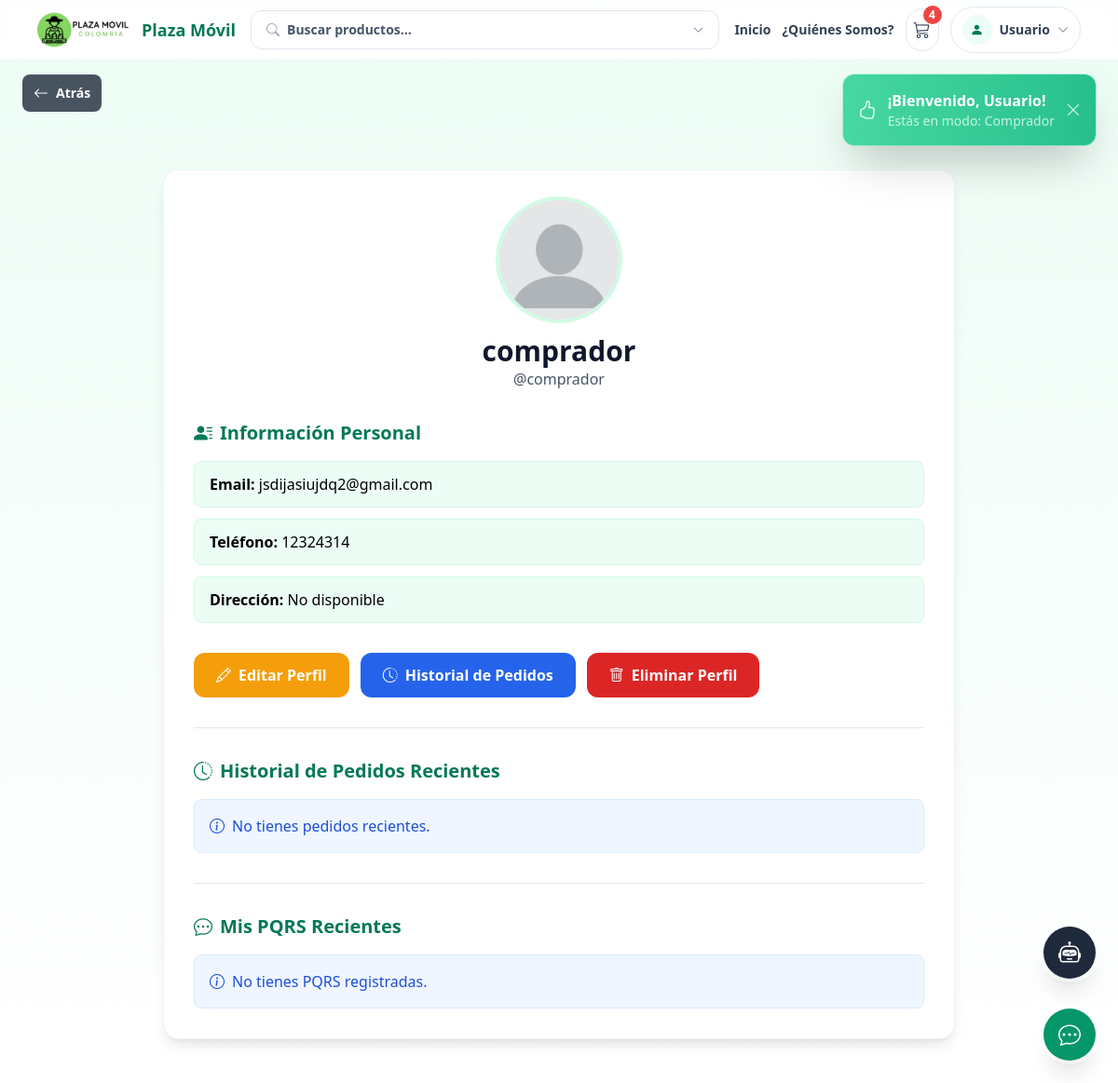
Page /view/perfil.php (signed in) on the committed database.
### tables this page shows
CREATE TABLE `carrito` (
  `id_carrito` int(11) NOT NULL,
  `id_usuario` int(10) DEFAULT NULL,
  `fecha_creacion` date DEFAULT NULL
);

CREATE TABLE `usuarios` (
  `id_usuario` int(11) NOT NULL,
  `nombre_completo` varchar(50) DEFAULT NULL,
  `email` varchar(50) DEFAULT NULL,
  `telefono` varchar(20) DEFAULT NULL,
  `id_rol` int(2) DEFAULT NULL,
  `numero_documento` varchar(50) DEFAULT NULL,
  `username` varchar(50) DEFAULT NULL,
  `password` varchar(255) DEFAULT NULL,
  `tipo_documento` varchar(50) DEFAULT NULL,
  `fecha_nacimiento` varchar(50) DEFAULT NULL,
  `Foto` varchar(250) DEFAULT NULL
);

### config/app.php (called while the page is built, shortened)
<?php
if (!function_exists('base_url')) {
    function base_url(string $path = ''): string
    {
        $path = ltrim($path, '/');
        return $path === '' ? BASE_URL : BASE_URL . '/' . $path;
    }
}

### model/carrito_model.php (called while the page is built, shortened)
<?php
require_once __DIR__ . '/../config/app.php';
class CarritoModel {
    private $pdo;
    public function __construct($pdo) {
        $this->pdo = $pdo;
    }
    public function obtenerCarritoPorUsuario($id_usuario) {
        $stmt = $this->pdo->prepare("SELECT id_usuario FROM usuarios WHERE id_usuario = ?");
        $stmt->execute([$id_usuario]);
        $usuario = $stmt->fetch(PDO::FETCH_ASSOC);
        $stmt = $this->pdo->prepare("SELECT * FROM carrito WHERE id_usuario = ?");
        $stmt->execute([$id_usuario]);
        $carrito = $stmt->fetch(PDO::FETCH_ASSOC);
        return $carrito;
    }
}

### model/detalle_carrito_model.php (called while the page is built, shortened)
<?php
class DetalleCarritoModel {
    private $pdo;
    public function __construct($pdo) {
        $this->pdo = $pdo;
    }
    public function contarProductosUnicos($id_carrito) {
        $sql = "SELECT COUNT(*) as total FROM carrito_detalle WHERE id_carrito = ?";
        $stmt = $this->pdo->prepare($sql);
        $stmt->execute([$id_carrito]);
        $row = $stmt->fetch(PDO::FETCH_ASSOC);
        return $row ? intval($row['total']) : 0;
    }
}

### view/perfil.php (the view, shortened to what this page needs)
<?php
require_once __DIR__ . '/../config/app.php';
require_once '../config/database.php';
$user_id_usuario = $_SESSION['user_id_usuario'];
$stmt = $pdo->prepare('SELECT * FROM usuarios WHERE id_usuario = ?');
$stmt->execute([$user_id_usuario]);
$user = $stmt->fetch(PDO::FETCH_ASSOC);
?>
<!DOCTYPE html>
<html lang="es">
<head>
    <script src="https://cdn.tailwindcss.com"></script>
    <link rel="stylesheet" href="https://cdn.jsdelivr.net/npm/bootstrap-icons@1.11.3/font/bootstrap-icons.min.css">
    <link rel="stylesheet" href="<?= base_url() ?>/css/styles.css">
</head>
<body class="bg-gradient-to-b from-emerald-50 to-white min-h-screen">
    <?php include '../navbar.php'; ?>
    <div style="height:70px"></div>
    <div class="mx-auto max-w-4xl px-6 py-12">
        <div class="rounded-2xl bg-white shadow-lg ring-1 ring-slate-100 p-8">
            <div class="text-center mb-8">
                <img src="<?php echo !empty($user['Foto']) ? '../img/' . htmlspecialchars($user['Foto']) : '../img/default_profile.png'; ?>"
                    alt="Foto de perfil" class="h-32 w-32 rounded-full object-cover mx-auto mb-4 ring-4 ring-emerald-100">
                <h1 class="text-3xl font-bold text-slate-900"><?php echo htmlspecialchars($user['nombre_completo']); ?></h1>
                <p class="text-slate-600">@<?php echo htmlspecialchars($user['username']); ?></p>
            </div>
            <div class="mt-8">
                <h2 class="text-xl font-bold text-emerald-700 mb-4"><i class="bi bi-person-lines-fill me-2"></i>Información Personal</h2>
                <div class="space-y-3">
                    <div class="rounded-lg bg-emerald-50 px-4 py-3 border border-emerald-100">
                        <strong>Email:</strong> <?php echo htmlspecialchars($user['email']); ?>
                    </div>
                    <div class="rounded-lg bg-emerald-50 px-4 py-3 border border-emerald-100">
                        <strong>Teléfono:</strong> <?php echo htmlspecialchars($user['telefono'] ?? 'No disponible'); ?>
                    </div>
                    <div class="rounded-lg bg-emerald-50 px-4 py-3 border border-emerald-100">
                        <strong>Dirección:</strong> <?php echo htmlspecialchars($user['direccion'] ?? 'No disponible'); ?>
                    </div>
                </div>
            </div>
            <div class="mt-8 flex flex-wrap gap-3">
                <button class="rounded-xl bg-amber-500 hover:bg-amber-600 text-white font-semibold px-6 py-3 transition" data-bs-toggle="modal" data-bs-target="#modalEditarPerfil">
                    <i class="bi bi-pencil me-2"></i>Editar Perfil
                </button>
                <a href="historialpedidos.php" class="rounded-xl bg-blue-600 hover:bg-blue-700 text-white font-semibold px-6 py-3 transition inline-block">
                    <i class="bi bi-clock-history me-2"></i>Historial de Pedidos
                </a>
                <button class="rounded-xl bg-red-600 hover:bg-red-700 text-white font-semibold px-6 py-3 transition" data-bs-toggle="modal" data-bs-target="#modalEliminarPerfil">
                    <i class="bi bi-trash me-2"></i>Eliminar Perfil
                </button>
            </div>
            <hr class="my-8 border-slate-200">
            <div class="mt-8">
                <h2 class="text-xl font-bold text-emerald-700 mb-4"><i class="bi bi-clock-history me-2"></i>Historial de Pedidos Recientes</h2>
                <?php
                $stmtPedidos = $pdo->prepare("SELECT id_pedido, fecha, estado FROM pedidos WHERE id_usuario = ? ORDER BY fecha DESC LIMIT 5");
                $stmtPedidos->execute([$user_id_usuario]);
                $pedidos = $stmtPedidos->fetchAll(PDO::FETCH_ASSOC);
                if ($pedidos && count($pedidos) > 0) {
                    foreach ($pedidos as $pedido) {
                        ?>
                        <div class="rounded-lg bg-emerald-50 border border-emerald-100 p-4 mb-3">
                            <div class="flex justify-between items-center">
                                <div>
                                    <strong>Pedido #<?php echo htmlspecialchars($pedido['id_pedido']); ?></strong>
                                    <span class="text-sm text-slate-600 ms-3">Fecha: <?php echo htmlspecialchars($pedido['fecha']); ?></span>
                                </div>
                                <span class="inline-block px-3 py-1 rounded-full text-sm font-semibold bg-emerald-200 text-emerald-800">
                                    <?php echo htmlspecialchars($pedido['estado']); ?>
                                </span>
                            </div>
                        </div>
                        <?php
                    }
                } else {
                    echo '<div class="rounded-lg bg-blue-50 border border-blue-100 p-4 text-blue-700"><i class="bi bi-info-circle me-2"></i>No tienes pedidos recientes.</div>';
                }
                ?>
            </div>
            <hr class="my-8 border-slate-200">
            <div class="mt-8">
                <h2 class="text-xl font-bold text-emerald-700 mb-4"><i class="bi bi-chat-dots me-2"></i>Mis PQRS Recientes</h2>
                <?php
                $stmtPQRS = $pdo->prepare("SELECT asunto, estado, fecha, respuesta FROM pqrs WHERE id_usuario = ? ORDER BY fecha DESC LIMIT 5");
                $stmtPQRS->execute([$user_id_usuario]);
                $pqrs = $stmtPQRS->fetchAll(PDO::FETCH_ASSOC);
                if ($pqrs && count($pqrs) > 0) {
                    foreach ($pqrs as $pq) {
                        ?>
                        <div class="rounded-lg bg-yellow-50 border border-yellow-100 p-4 mb-3">
                            <div class="flex justify-between items-start">
                                <div>
                                    <strong><?php echo htmlspecialchars($pq['asunto']); ?></strong>
                                    <p class="text-sm text-slate-600 mt-1">Fecha: <?php echo htmlspecialchars($pq['fecha']); ?></p>
                                    <?php if (!empty($pq['respuesta'])): ?>
                                        <p class="text-sm mt-2 text-green-700"><i class="bi bi-check-circle me-1"></i>Respuesta recibida</p>
                                    <?php else: ?>
                                        <p class="text-sm mt-2 text-yellow-700"><i class="bi bi-hourglass-split me-1"></i>Pendiente de respuesta</p>
                                    <?php endif; ?>
                                </div>
                                <span class="inline-block px-3 py-1 rounded-full text-sm font-semibold bg-yellow-200 text-yellow-800">
                                    <?php echo htmlspecialchars($pq['estado']); ?>
                                </span>
                            </div>
                        </div>
                        <?php
                    }
                } else {
                    echo '<div class="rounded-lg bg-blue-50 border border-blue-100 p-4 text-blue-700"><i class="bi bi-info-circle me-2"></i>No tienes PQRS registradas.</div>';
                }
                ?>
            </div>
        </div>
    </div>
</body>
</html>

### navbar.php (shortened to what this page needs)
<?php
require_once __DIR__ . '/config/database.php';
$totalProductos = 0;
if (isset($pdo) && ($pdo instanceof PDO)) {
    require_once __DIR__ . '/model/carrito_model.php';
    require_once __DIR__ . '/model/detalle_carrito_model.php';
    $carritoModel = new CarritoModel($pdo);
    $detalleModel = new DetalleCarritoModel($pdo);
    if (isset($_SESSION['user_id_usuario'])) {
        $id_usuario = $_SESSION['user_id_usuario'];
        $carrito = $carritoModel->obtenerCarritoPorUsuario($id_usuario);
        if ($carrito) {
            $totalProductos = $detalleModel->contarProductosUnicos($carrito['id_carrito']);
        }
    }
} else {
    error_log('navbar.php: sin conexión a BD, se omiten consultas de carrito y categorías.');
    $totalProductos = 0;
}
$busqueda = $_GET['busqueda'] ?? '';
$categoria_filtro = $_GET['categoria_filtro'] ?? '';
$precio_min = $_GET['precio_min'] ?? '';
$precio_max = $_GET['precio_max'] ?? '';
$navbarUserName = 'Invitado';
$navbarUserRole = 'Visitante';
if (isset($_SESSION['nombre'])) {
    $navbarUserName = $_SESSION['nombre'];
} elseif (isset($_SESSION['user_id_usuario'])) {
    $navbarUserName = 'Usuario';
}
if (isset($_SESSION['user_id_rol'])) {
    $roleMap = [1 => 'Administrador', 2 => 'Comprador', 3 => 'Agricultor'];
    $navbarUserRole = $roleMap[$_SESSION['user_id_rol']] ?? 'Usuario';
}
?>
<link rel="stylesheet" href="https://cdn.jsdelivr.net/npm/bootstrap-icons@1.11.3/font/bootstrap-icons.min.css">
<?php if (isset($_SESSION['user_id_usuario']) && !isset($_SESSION['bienvenida_mostrada'])): ?>
    <div id="toastBienvenida" class="fixed top-20 right-6 z-50 animate-slideIn bg-gradient-to-r from-emerald-400/90 to-emerald-500/90 text-white rounded-xl shadow-2xl ring-1 ring-emerald-300/40 p-4 flex items-center gap-3 max-w-sm backdrop-blur-sm">
        <i class="bi bi-hand-thumbs-up text-xl flex-shrink-0"></i>
        <div class="flex-1">
            <p class="font-semibold">¡Bienvenido, <?= htmlspecialchars($navbarUserName); ?>!</p>
            <p class="text-sm text-emerald-50/80">Estás en modo: <?= htmlspecialchars($navbarUserRole); ?></p>
        </div>
        <button onclick="document.getElementById('toastBienvenida').classList.add('animate-slideOut')" class="text-emerald-50 hover:text-white">
            <i class="bi bi-x-lg"></i>
        </button>
    </div>
<?php endif; ?>
<nav class="sticky top-0 z-50 border-b border-slate-100 bg-white/90 backdrop-blur">
    <div class="mx-auto flex h-16 max-w-6xl items-center gap-4 px-4">
        <div class="flex items-center gap-3">
            <a class="flex items-center gap-3" href="<?= base_url() ?>/index.php">
                <img src="<?= base_url()?>/img/logohorizontal.png" alt="Logo" class="h-10 w-auto">
                <span class="hidden text-lg font-bold text-emerald-700 sm:inline">Plaza Móvil</span>
            </a>
        </div>
        <div class="hidden flex-1 lg:block">
            <details class="relative">
                <summary class="flex cursor-pointer items-center gap-2 rounded-xl border border-slate-200 bg-white px-4 py-2.5 text-sm font-semibold text-slate-700 transition hover:border-emerald-300 hover:bg-slate-50">
                    <i class="bi bi-search text-slate-400"></i>
                    <span class="text-slate-600">
                        <?php
                        if ($busqueda || $categoria_filtro || $precio_min || $precio_max) {
                            echo 'Filtros activos (' . (int)(!empty($busqueda)) + (int)(!empty($categoria_filtro)) + (int)(!empty($precio_min)) + (int)(!empty($precio_max)) . ')';
                        } else {
                            echo 'Buscar productos...';
                        }
                        ?>
                    </span>
                    <i class="bi bi-chevron-down ml-auto text-xs text-slate-500"></i>
                </summary>
            </details>
        </div>
        <div class="ml-auto hidden items-center gap-3 lg:flex">
            <a class="text-sm font-semibold text-slate-700 transition hover:text-emerald-600" href="<?= base_url() ?>/index.php">Inicio</a>
            <a class="text-sm font-semibold text-slate-700 transition hover:text-emerald-600" href="<?= base_url() ?>/view/quienes_somos.php">¿Quiénes Somos?</a>
            <a class="relative inline-flex items-center justify-center rounded-full border border-slate-200 bg-white p-2 text-slate-700 transition hover:border-emerald-300 hover:text-emerald-700" href="<?= base_url() ?>/view/carritoview.php">
                <i class="bi bi-cart3 text-lg"></i>
                <?php if ($totalProductos > 0): ?>
                    <span class="absolute -right-1 -top-1 inline-flex h-5 min-w-[20px] items-center justify-center rounded-full bg-red-500 px-1 text-xs font-semibold text-white"><?php echo $totalProductos; ?></span>
                <?php endif; ?>
            </a>
            <details class="relative">
                <summary class="flex cursor-pointer items-center gap-2 rounded-full border border-slate-200 bg-white px-3 py-2 text-sm font-semibold text-slate-700 transition hover:border-emerald-300 hover:text-emerald-700">
                    <span class="inline-flex h-8 w-8 items-center justify-center rounded-full bg-emerald-50 text-emerald-700">
                        <i class="bi bi-person-fill"></i>
                    </span>
                    <span class="max-w-[140px] truncate"><?= htmlspecialchars($navbarUserName); ?></span>
                    <i class="bi bi-chevron-down text-xs text-slate-500"></i>
                </summary>
            </details>
        </div>
    </div>
</nav>
<button id="back-float-btn" class="fixed top-20 left-6 z-40 inline-flex items-center gap-2 rounded-lg bg-slate-800/80 backdrop-blur text-white px-3 py-2 text-sm font-semibold transition hover:bg-slate-700 hover:shadow-lg focus:outline-none focus:ring-2 focus:ring-slate-400" title="Volver atrás" onclick="window.history.back()">
    <i class="bi bi-arrow-left text-base"></i>
    <span class="hidden sm:inline">Atrás</span>
</button>
<div id="chatbot-float-btn" class="fixed bottom-28 right-6 z-50 flex h-14 w-14 items-center justify-center rounded-full bg-slate-800 text-white shadow-xl ring-4 ring-white/60 transition hover:bg-emerald-600" title="Chatbot">
    <i class="bi bi-robot text-2xl"></i>
</div>
<div id="pqrs-float-btn" class="fixed bottom-6 right-6 z-50 flex h-14 w-14 items-center justify-center rounded-full bg-emerald-600 text-white shadow-xl ring-4 ring-white/60 transition hover:bg-emerald-500" title="PQRS">
    <i class="bi bi-chat-dots text-2xl"></i>
</div>
<link rel="stylesheet" href="<?= base_url() ?>/css/chatbot.css">

### css/styles.css (style rules this page uses)
body { background: linear-gradient(180deg, #ffffff 0%, #e8f5e9 100%); min-height: 100vh; }

### navbar.php (style rules this page uses)
.animate-slideIn { animation: slideIn 0.4s ease-out; }

### rows in the picture
carrito: id_carrito "4"
usuarios: nombre_completo "comprador", username "comprador", email "jsdijasiujdq2@gmail.com", telefono "12324314"

### other values in the picture
$navbarUserName "Usuario"
$navbarUserRole "Comprador"
$user['direccion'] "No disponible"
